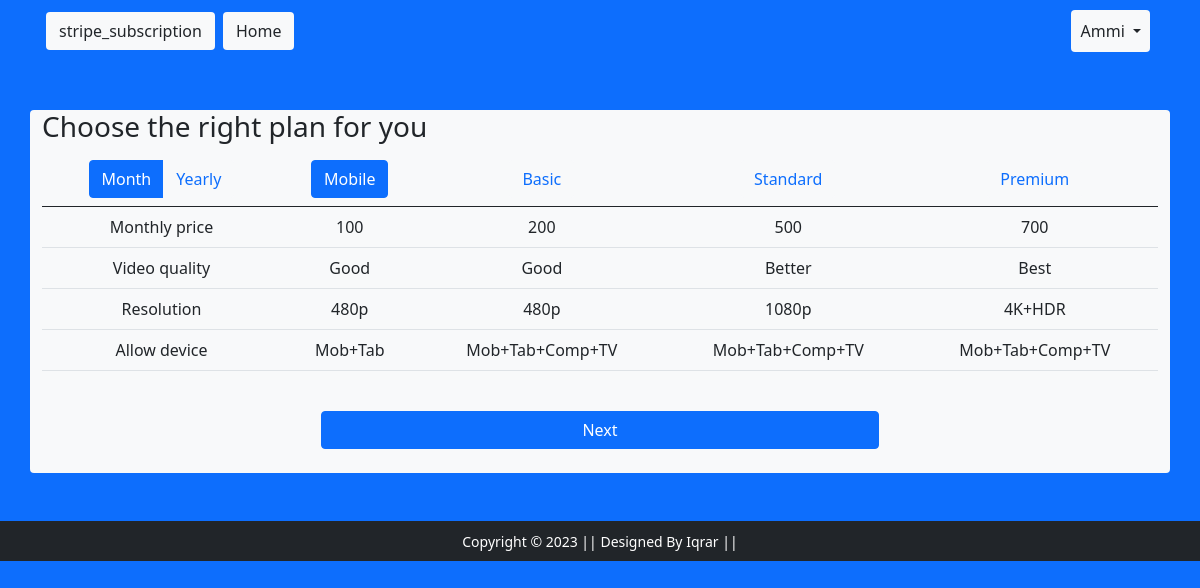
Screenshot of /showplan/0/1/ (signed in) with the database file from the repository.
### subscription/models.py (models this page shows, shortened)
class Monthly_plan(models.Model):
    plan_type=models.CharField(max_length=200)
    price=models.IntegerField()
    quality=models.CharField(max_length=200)
    resolution=models.CharField(max_length=200)
    allow_devices=models.CharField(max_length=200)

### subscription/views.py (the view)
# urls.py: path('showplan/<int:saal>/<int:typ>/', views.showplan, name='showplan'),
@login_required
def showplan(request,saal,typ):
    if saal==0:
        cen=Monthly_plan.objects.all()
    elif saal==1:
        cen=Yearly_plan.objects.all()
    i=0
    ans=[['Monthly price'],['Video quality'],['Resolution'],['Allow device']]
    for el in cen:
        ans[i].append(el.price)
        i+=1
        ans[i].append(el.quality)
        i+=1
        ans[i].append(el.resolution)
        i+=1
        ans[i].append(el.allow_devices)
        i=0
    if typ==1:
        val={'mobile':1,'basic':0,'standard':0,'premium':0}
    elif typ==2:
        val={'mobile':0,'basic':1,'standard':0,'premium':0}
    elif typ==3:
        val={'mobile':0,'basic':0,'standard':1,'premium':0}
    else:
        val={'mobile':0,'basic':0,'standard':0,'premium':1}
    return render(request, 'subscription/showplan.html',{'saal':saal,'cen':ans,'typ':typ,'val':val})

### subscription/templates/subscription/showplan.html (shortened to what this page needs)
{% extends 'subscription/base.html' %}
{% load static %}
{% block main-content %}
<div class="container my-5">
  <div class="row my-3">
    <div class="col-sm  bg-light rounded">
    <h3>Choose the right plan for you</h3>
    <table class="table table-hover">
        <thead>
          <tr class='text-center'>
            <th scope="col">
                <div class="btn-group">
                    {% if saal %}
                    <a href="{% url 'showplan' 0 typ %}" class="btn text-primary bg-light">Month</a>
                    <a href="{% url 'showplan' 1 typ %}" class="btn btn-primary">Yearly</a>
                    {% else %}
                    <a href="{% url 'showplan' 0 typ %}" class="btn btn-primary">Month</a>
                    <a href="{% url 'showplan' 1 typ %}" class="btn text-primary bg-light">Yearly</a>
                    {% endif %}
                </div>
            </th>
            {% if val.mobile %}
            <th scope="col">
                <a href="{% url 'showplan' saal 1 %}" class="btn btn-primary" role="button">Mobile</a>
            </th>
            <th scope="col">
                <a href="{% url 'showplan' saal 2 %}" class="btn text-primary bg-light" role="button">Basic</a>
            </th>
            <th scope="col">
                <a href="{% url 'showplan' saal 3 %}" class="btn text-primary bg-light" role="button">Standard</a>
            </th>
            <th scope="col">
                <a href="{% url 'showplan' saal 4 %}" class="btn text-primary bg-light" role="button">Premium</a>
            </th>
            {% endif %}
          </tr>
        </thead>
        <tbody>
        {% for ad in cen %}
        <tr class='text-center'>
        {% for el in ad %}
            <td>{{el}}</td>
          {% endfor %}
        </tr>
          {% endfor %}
        </tbody>
      </table>
      <div class="d-grid gap-2 col-6 mx-auto">
        <a href="{% url 'subscribe' saal typ %}" class="btn btn-primary my-4" role="button">Next</a>
      </div>
</div>
</div>
</div>
{% endblock main-content %}

### subscription/templates/subscription/base.html (shortened to what this page needs)
<!doctype html>
{% load static %}
<html lang="en">
<head>
  <link href="https://cdn.jsdelivr.net/npm/bootstrap@5.0.0-beta1/dist/css/bootstrap.min.css" rel="stylesheet"
>
  <link rel="stylesheet" href="{% static 'subscription/css/all.min.css' %}">
  <link rel="stylesheet" href="{% static 'subscription/css/style.css' %}">
</head>
<body class='bg-primary'>
  <nav class="navbar navbar-expand-lg navbar-dark bg-primary">
    <div class="container">
      <a href="{% url 'profile' %}" class="btn m-1 bg-light" role="button">stripe_subscription</a>
      <div class="collapse navbar-collapse" id="navbarSupportedContent">
        <ul class="navbar-nav me-auto mb-2 mb-lg-0">
          <li class="nav-item">
            <a href='/' class="btn m-1 bg-light" role="button">Home</a>
          </li>
        </ul>
        <div>
          <ul class="navbar-nav me-auto mb-2 mb-lg-0">
            {% if request.user.is_authenticated %}
            <li class="nav-item dropdown mx-2">
              <a class="nav-link dropdown-toggle text-dark bg-light btn" href="#" id="profileDropdown" role="button"
                data-bs-toggle="dropdown" aria-expanded="false">
                {{request.user.username|capfirst}}
              </a>
            </li>
            {% endif %}
          </ul>
        </div>
      </div>
    </div>
  </nav>
  {% block main-content %} {% endblock main-content %}
  <footer class="container-fluid bg-dark text-center p-2 mt-5">
    <small class="text-white">Copyright &copy; 2023 || Designed By Iqrar || </small>
  </footer>
</body>
</html>

### rows the page displays
Monthly_plan: ad "Good" "480p" "Mob+Tab"
Monthly_plan: ad "Good" "480p" "Mob+Tab+Comp+TV"
Monthly_plan: ad "Better" "1080p" "Mob+Tab+Comp+TV"
Monthly_plan: ad "Best" "4K+HDR" "Mob+Tab+Comp+TV"

### other values shown
{{ request.user.username|capfirst }} "Ammi"
{{ el }} "Monthly price" "100" "200" "500" "700" "Video quality" "Resolution" "Allow device"
